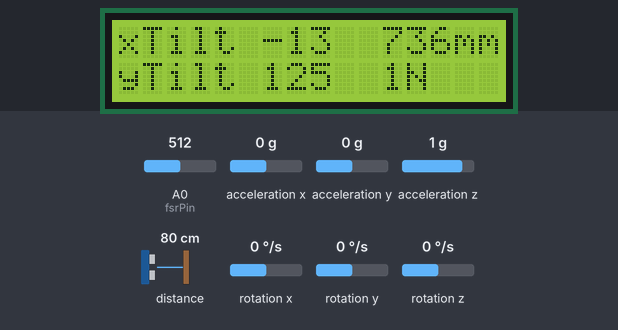
A sketch run on a simulated Arduino Uno, built with avr-gcc and run on an emulated ATmega328P. Parts: 16×2 character LCD. Inputs (shaded band) come from the test bench; at power-on: distance to the obstacle 80 cm, A0 (fsrPin) = 512, acceleration x 0 g, acceleration y 0 g, acceleration z 1 g, rotation x 0 °/s, rotation y 0 °/s, rotation z 0 °/s. What the sketch prints to the serial monitor is not drawn.

Above: at 1.7 s.
1.8 s: distance to the obstacle set to 9 cm
At 3.3 s:
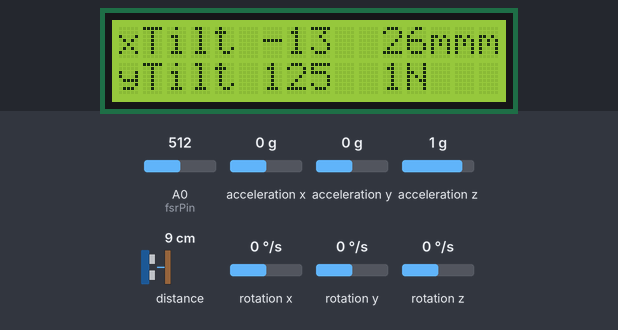
3.6 s: A0 (fsrPin) set to 716
At 6.3 s:
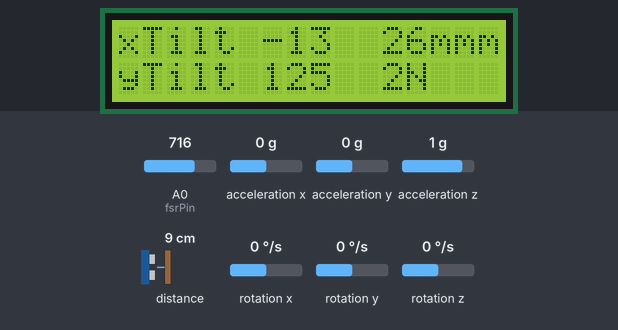
6.8 s: acceleration x set to -1.4 g
At 8.6 s:
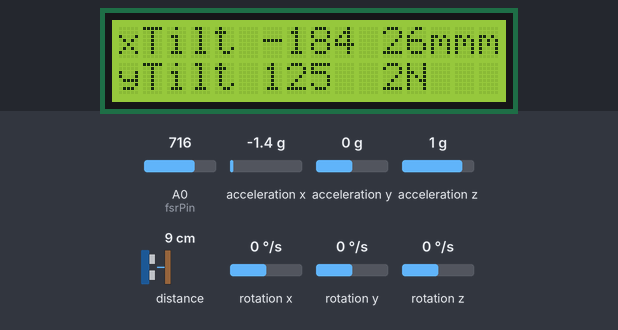
8.9 s: acceleration y set to -1.4 g
At 9.8 s:
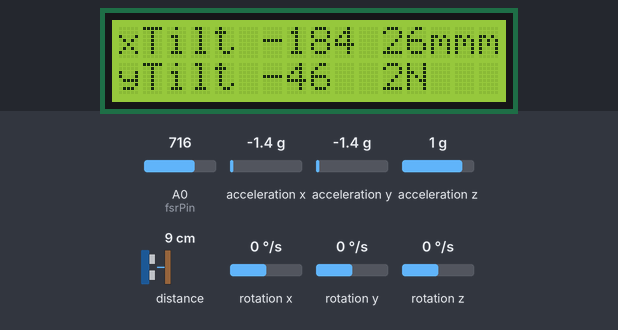
11.0 s: A0 (fsrPin) set to 992
At 13.9 s:
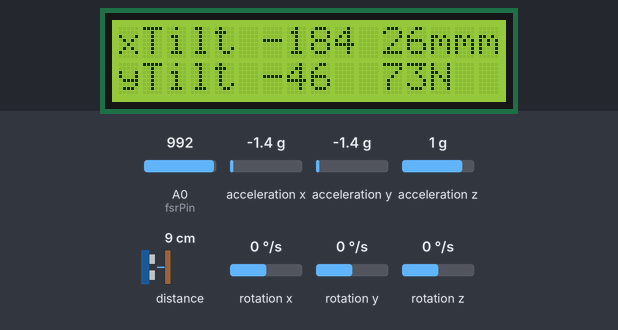
14.2 s: A0 (fsrPin) set to 919
At 17.1 s:
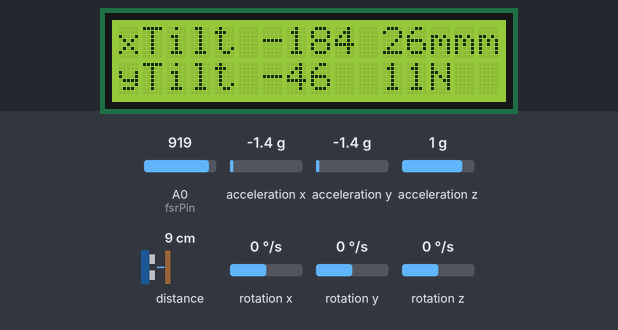
17.4 s: A0 (fsrPin) set to 891
Timing chart, 0 to 20.4 s (numbered marks = the images above; inputs shaded):
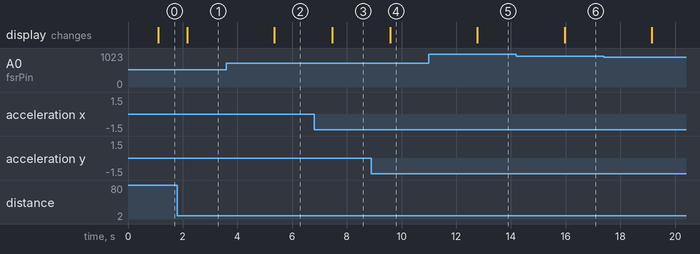

The sketch:

Robot_Sensors_Code.ino
```cpp
#include "Wire.h"
#include "I2Cdev.h"
#include "MPU6050.h"
#include <Wire.h>
#include <VL53L0X.h>
#include <LiquidCrystal.h>

const int rs = 12, en = 11, d4 = 5, d5 = 4, d6 = 3, d7 = 2;
LiquidCrystal lcd(rs, en, d4, d5, d6, d7);

VL53L0X sensor;
int fsrPin = 0;     // the FSR and 10K pulldown are connected to a0
int fsrReading;     // the analog reading from the FSR resistor divider
int fsrVoltage;     // the analog reading converted to voltage
unsigned long fsrResistance;  // The voltage converted to resistance, can be very big so make "long"
unsigned long fsrConductance;
long fsrForce;       // Finally, the resistance converted to force

MPU6050 mpu;
int16_t ax, ay, az;
int16_t gx, gy, gz;
struct MyData {
  int X;
  int Y;
  int Z;
};

MyData data;

void setup()
{
  pinMode(12,INPUT_PULLUP);
  digitalWrite(12,HIGH);
  Serial.begin(9600);
  Wire.begin();
  lcd.begin(16, 2);
  sensor.init();
  sensor.setTimeout(500);

  // Start continuous back-to-back mode (take readings as
  // fast as possible).  To use continuous timed mode
  // instead, provide a desired inter-measurement period in
  // ms (e.g. sensor.startContinuous(100)).
  sensor.startContinuous();
  Serial.begin(9600);
  Wire.begin();
  mpu.initialize();
  //pinMode(LED_BUILTIN, OUTPUT);
}

void loop()
{
  fsrReading = analogRead(fsrPin);
  // analog voltage reading ranges from about 0 to 1023 which maps to 0V to 5V (= 5000mV)
  fsrVoltage = map(fsrReading, 0, 1023, 0, 5000);

  if (fsrVoltage == 0) {
    Serial.println("No pressure");
  } else {
    // The voltage = Vcc * R / (R + FSR) where R = 10K and Vcc = 5V
    // so FSR = ((Vcc - V) * R) / V        yay math!
    fsrResistance = 5000 - fsrVoltage;     // fsrVoltage is in millivolts so 5V = 5000mV
    fsrResistance *= 10000;                // 10K resistor
    fsrResistance /= fsrVoltage;

    fsrConductance = 1000000;           // we measure in micromhos so
    fsrConductance /= fsrResistance;

    // Use the two FSR guide graphs to approximate the force
    if (fsrConductance <= 1000) {
      fsrForce = fsrConductance / 80;
      Serial.print("Force in Newtons: ");
      Serial.println(fsrForce);
    } else {
      fsrForce = fsrConductance - 1000;
      fsrForce /= 30;
      Serial.print("Force in Newtons: ");
      Serial.println(fsrForce);
    }
  }
  Serial.println("--------------------");
  delay(1000);
  int distance =sensor.readRangeContinuousMillimeters();
  //int distance =sensor.startContinuous(100);

  distance = distance-64;
  Serial.print("Distance: ");
  Serial.print(distance);
  Serial.print("mm");
  if (sensor.timeoutOccurred()) { Serial.print(" TIMEOUT"); }

  Serial.println();
  mpu.getMotion6(&ax, &ay, &az, &gx, &gy, &gz);
  data.X = map(ax, -17000, 17000, 0, 255 )-140; // X axis data
  data.Y = map(ay, -17000, 17000, 0, 255)-2;
  data.Z = map(az, -17000, 17000, 0, 255);  // Y axis data
  Serial.print("X-Tilt = ");
  Serial.print(data.X);
  Serial.print("  ");
  Serial.print("Y-Tilt = ");
  Serial.print(data.Y);
  Serial.print("  ");
  Serial.print("  ");
  Serial.println();
  lcd.setCursor(0, 0);
  lcd.print("xTilt ");
  lcd.print(data.X);
  lcd.setCursor(11, 0);
  lcd.print(distance);
  lcd.print("mm");
  lcd.setCursor(0, 1);
  lcd.print("yTilt ");
  lcd.print(data.Y);
  lcd.setCursor(11, 1);
  lcd.print(fsrForce);
  lcd.print("N");

}
```

Measured:
- after the input at 1.8 s, the display: changes after 0.37 s (image 1)
- after the input at 3.6 s, the display: changes after 1.7 s (image 2)
- after the input at 6.8 s, the display: changes after 0.67 s (image 3)
- after the input at 8.9 s, the display: changes after 0.69 s (image 4)
- after the input at 11.0 s, the display: changes after 1.8 s (image 5)
- after the input at 14.2 s, the display: changes after 1.8 s (image 6)
